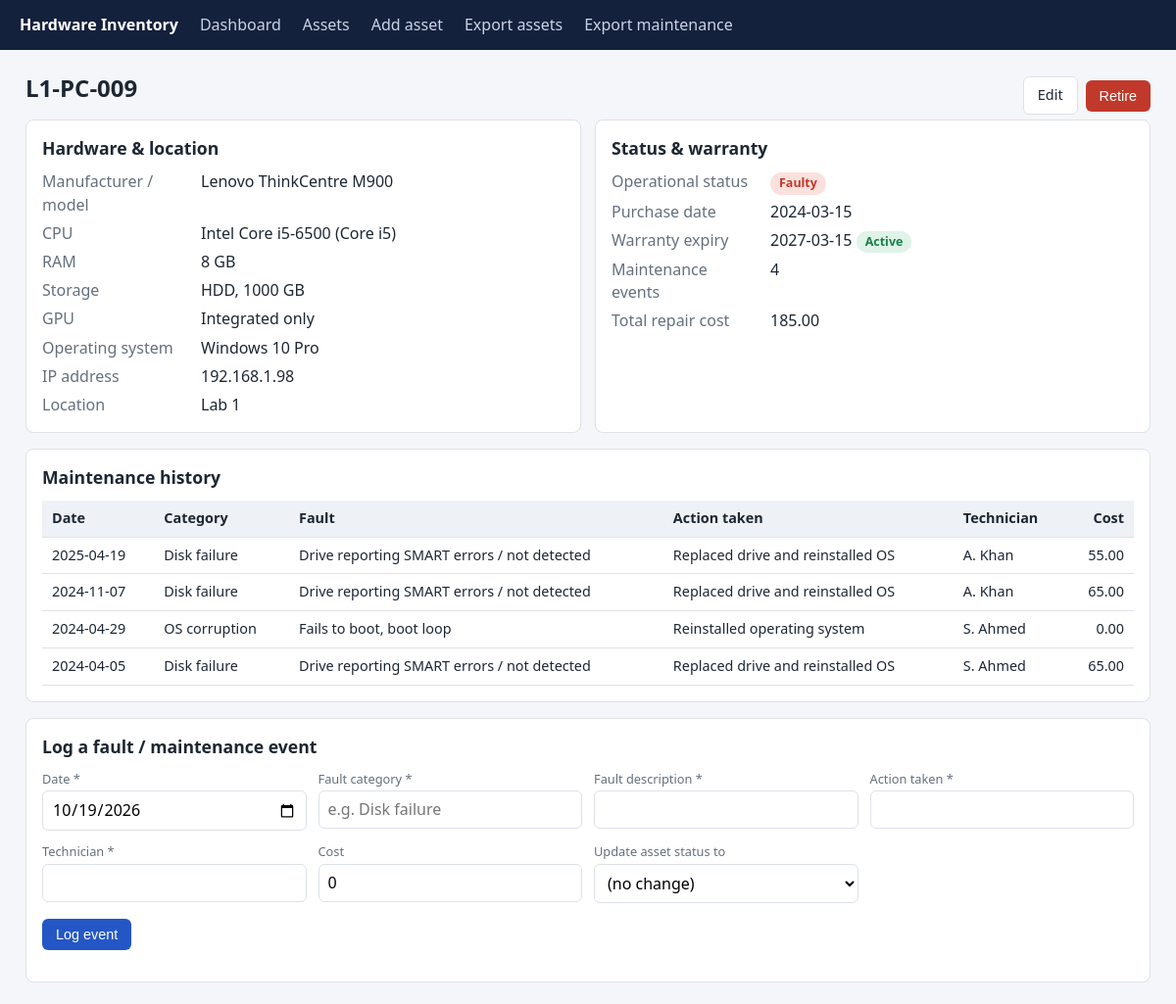
/assets/L1-PC-009, run on the app's committed database.
### tables this page shows
CREATE TABLE assets (
    asset_id        TEXT PRIMARY KEY,                 -- permanent identity, e.g. LAB1-PC-001
    manufacturer    TEXT NOT NULL,
    model           TEXT NOT NULL,
    cpu             TEXT NOT NULL,                    -- full model, e.g. Intel Core i5-12400
    cpu_family      TEXT NOT NULL,                    -- grouping used for filtering, e.g. Core i5
    ram_gb          INTEGER NOT NULL CHECK (ram_gb > 0),
    storage_type    TEXT NOT NULL CHECK (storage_type IN ('SSD','HDD','NVMe','Hybrid')),
    storage_gb      INTEGER NOT NULL CHECK (storage_gb > 0),
    gpu             TEXT,                             -- NULL / empty = integrated only
    os              TEXT NOT NULL,
    ip_address      TEXT,                             -- changeable network address (NOT identity)
    location        TEXT NOT NULL,
    purchase_date   TEXT NOT NULL,                    -- ISO date YYYY-MM-DD
    warranty_expiry TEXT NOT NULL,                    -- warranty status is COMPUTED from this
    status          TEXT NOT NULL DEFAULT 'Operational'
                    CHECK (status IN ('Operational','Faulty','Under Repair')),
    active          INTEGER NOT NULL DEFAULT 1        -- 0 = retired (kept for history)
);

CREATE TABLE maintenance (
    id               INTEGER PRIMARY KEY AUTOINCREMENT,
    asset_id         TEXT NOT NULL REFERENCES assets(asset_id),
    event_date       TEXT NOT NULL,
    fault_category   TEXT NOT NULL,
    fault_description TEXT NOT NULL,
    action_taken     TEXT NOT NULL,
    technician       TEXT NOT NULL,
    cost             REAL NOT NULL DEFAULT 0 CHECK (cost >= 0)
);

### app.py (the view)
@app.route("/assets/<asset_id>")
def asset_detail(asset_id):
    db = get_db()
    a = db.execute("SELECT * FROM assets WHERE asset_id=?", (asset_id,)).fetchone()
    if not a:
        return render_template("message.html", title="Asset not found",
                               text=f"No asset with ID '{asset_id}'."), 404
    events = db.execute("SELECT * FROM maintenance WHERE asset_id=? ORDER BY event_date DESC, id DESC",
                        (asset_id,)).fetchall()
    total_cost = sum(e["cost"] for e in events)
    return render_template("asset_detail.html", a=a, events=events, total_cost=total_cost,
                           warranty=warranty_status(a["warranty_expiry"]), today=today())

### app.py (called while the page is built)
def today():
    return date.today().isoformat()

def warranty_status(expiry):
    t = date.today()
    exp = date.fromisoformat(expiry)
    if exp < t:
        return "Expired"
    if exp <= t + timedelta(days=WARRANTY_SOON_DAYS):
        return "Expiring soon"
    return "Active"

### db.py (called while the page is built)
def get_db():
    conn = sqlite3.connect(DB_PATH)
    conn.row_factory = sqlite3.Row
    conn.execute("PRAGMA foreign_keys = ON")   # enforce maintenance.asset_id -> assets
    return conn

### templates/asset_detail.html (shortened to what this page needs)
{% extends "base.html" %}
{% block content %}
<div class="row" style="justify-content:space-between">
  <h1>{{ a.asset_id }}
    {% if not a.active %}<span class="badge b-Retired">Retired</span>{% endif %}</h1>
  <div class="row">
    <a class="btn sec" href="{{ url_for('asset_edit', asset_id=a.asset_id) }}">Edit</a>
    {% if a.active %}
    <form method="post" action="{{ url_for('asset_retire', asset_id=a.asset_id) }}"
          onsubmit="return confirm('Retire this asset? Its history is kept.')">
      <button class="btn danger" type="submit">Retire</button></form>
    {% else %}
    <form method="post" action="{{ url_for('asset_reactivate', asset_id=a.asset_id) }}">
      <button class="btn" type="submit">Reactivate</button></form>
    {% endif %}
  </div>
</div>
<div class="grid g2">
<div class="card"><h2>Hardware &amp; location</h2>
<dl>
  <dt>Manufacturer / model</dt><dd>{{ a.manufacturer }} {{ a.model }}</dd>
  <dt>CPU</dt><dd>{{ a.cpu }} ({{ a.cpu_family }})</dd>
  <dt>RAM</dt><dd>{{ a.ram_gb }} GB</dd>
  <dt>Storage</dt><dd>{{ a.storage_type }}, {{ a.storage_gb }} GB</dd>
  <dt>GPU</dt><dd>{{ a.gpu or 'Integrated only' }}</dd>
  <dt>Operating system</dt><dd>{{ a.os }}</dd>
  <dt>IP address</dt><dd>{{ a.ip_address or '-' }}</dd>
  <dt>Location</dt><dd>{{ a.location }}</dd>
</dl></div>
<div class="card"><h2>Status &amp; warranty</h2>
<dl>
  <dt>Operational status</dt><dd><span class="badge b-{{ a.status }}">{{ a.status }}</span></dd>
  <dt>Purchase date</dt><dd>{{ a.purchase_date }}</dd>
  <dt>Warranty expiry</dt><dd>{{ a.warranty_expiry }} <span class="badge b-{{ warranty }}">{{ warranty }}</span></dd>
  <dt>Maintenance events</dt><dd>{{ events|length }}</dd>
  <dt>Total repair cost</dt><dd>{{ '%.2f'|format(total_cost) }}</dd>
</dl></div>
</div>
<div class="card scroll"><h2>Maintenance history</h2>
<table>
<tr><th>Date</th><th>Category</th><th>Fault</th><th>Action taken</th><th>Technician</th><th class="right">Cost</th></tr>
{% for e in events %}
<tr><td>{{ e.event_date }}</td><td>{{ e.fault_category }}</td><td>{{ e.fault_description }}</td>
<td>{{ e.action_taken }}</td><td>{{ e.technician }}</td><td class="right">{{ '%.2f'|format(e.cost) }}</td></tr>
{% else %}
<tr><td colspan="6" class="muted">No maintenance events recorded.</td></tr>
{% endfor %}
</table></div>
<div class="card"><h2>Log a fault / maintenance event</h2>
<form method="post" action="{{ url_for('maintenance_add', asset_id=a.asset_id) }}" novalidate>
<div class="formgrid">
  <div><label>Date *</label><input type="date" name="event_date" value="{{ today }}"></div>
  <div><label>Fault category *</label><input name="fault_category" list="cats" placeholder="e.g. Disk failure">
    </div>
  <div><label>Fault description *</label><input name="fault_description"></div>
  <div><label>Action taken *</label><input name="action_taken"></div>
  <div><label>Technician *</label><input name="technician"></div>
  <div><label>Cost</label><input name="cost" value="0"></div>
  <div><label>Update asset status to</label><select name="set_status"><option value="">(no change)</option>
    <option>Operational</option><option>Faulty</option><option>Under Repair</option></select></div>
</div>
<p><button class="btn" type="submit">Log event</button></p>
</form></div>
{% endblock %}

### static/style.css (style rules this page uses)
:root { --bg:#f4f6f9;--card:#fff;--ink:#1d2733;--muted:#64707d;--line:#dde2e8;--accent:#2457c5;--ok:#1a7f4b;--warn:#b7791f;--bad:#c0392b }
* { box-sizing:border-box }
body { margin:0;font-family:system-ui,-apple-system,"Segoe UI",Roboto,sans-serif;background:var(--bg);color:var(--ink);line-height:1.45 }
h1 { font-size:1.5rem;margin:0 0 14px }
h2 { font-size:1.1rem;margin:0 0 10px }
.card { background:var(--card);border:1px solid var(--line);border-radius:8px;padding:16px;margin-bottom:16px }
.grid { display:grid;gap:14px }
.g2 { grid-template-columns:repeat(auto-fit,minmax(340px,1fr)) }
table { width:100%;border-collapse:collapse;font-size:.9rem }
th,td { text-align:left;padding:8px 10px;border-bottom:1px solid var(--line);vertical-align:top }
th { background:#eef1f5;font-weight:600;white-space:nowrap }
a { color:var(--accent) }
.btn { display:inline-block;background:var(--accent);color:#fff;border:0;border-radius:6px;padding:8px 14px;font-size:.9rem;cursor:pointer;text-decoration:none }
.btn.sec { background:#fff;color:var(--ink);border:1px solid var(--line) }
.btn.danger { background:var(--bad) }
label { display:block;font-size:.8rem;color:var(--muted);margin-bottom:3px }
input,select,textarea { font:inherit;padding:7px 9px;border:1px solid var(--line);border-radius:6px;background:#fff;width:100% }
.formgrid { display:grid;grid-template-columns:repeat(auto-fit,minmax(240px,1fr));gap:12px }
.badge { display:inline-block;padding:2px 9px;border-radius:12px;font-size:.78rem;font-weight:600 }
.b-Operational,.b-Active { background:#dff3e8;color:var(--ok) }
.b-Faulty,.b-Expired { background:#fbe1de;color:var(--bad) }
.right { text-align:right }
.row { display:flex;gap:8px;align-items:center;flex-wrap:wrap }
dl { display:grid;grid-template-columns:150px 1fr;gap:6px 12px;margin:0 }
dt { color:var(--muted) }
dd { margin:0 }
.scroll { overflow-x:auto }

### data on the page
assets: asset_id "L1-PC-009", manufacturer "Lenovo", model "ThinkCentre M900", cpu "Intel Core i5-6500", cpu_family "Core i5", ram_gb "8", storage_type "HDD", storage_gb "1000", gpu "Integrated only", os "Windows 10 Pro", ip_address "192.168.1.98", location "Lab 1", status "Faulty", purchase_date "2024-03-15", warranty_expiry "2027-03-15"
maintenance: event_date "2025-04-19", fault_category "Disk failure", fault_description "Drive reporting SMART errors / not detected", action_taken "Replaced drive and reinstalled OS", technician "A. Khan", cost "55.00"
maintenance: event_date "2024-11-07", fault_category "Disk failure", fault_description "Drive reporting SMART errors / not detected", action_taken "Replaced drive and reinstalled OS", technician "A. Khan", cost "65.00"
maintenance: event_date "2024-04-29", fault_category "OS corruption", fault_description "Fails to boot, boot loop", action_taken "Reinstalled operating system", technician "S. Ahmed", cost "0.00"
maintenance: event_date "2024-04-05", fault_category "Disk failure", fault_description "Drive reporting SMART errors / not detected", action_taken "Replaced drive and reinstalled OS", technician "S. Ahmed", cost "65.00"

### other printed values
{{ warranty }} "Active"
{{ events|length }} "4"
{{ '%.2f'|format(total_cost) }} "185.00"
